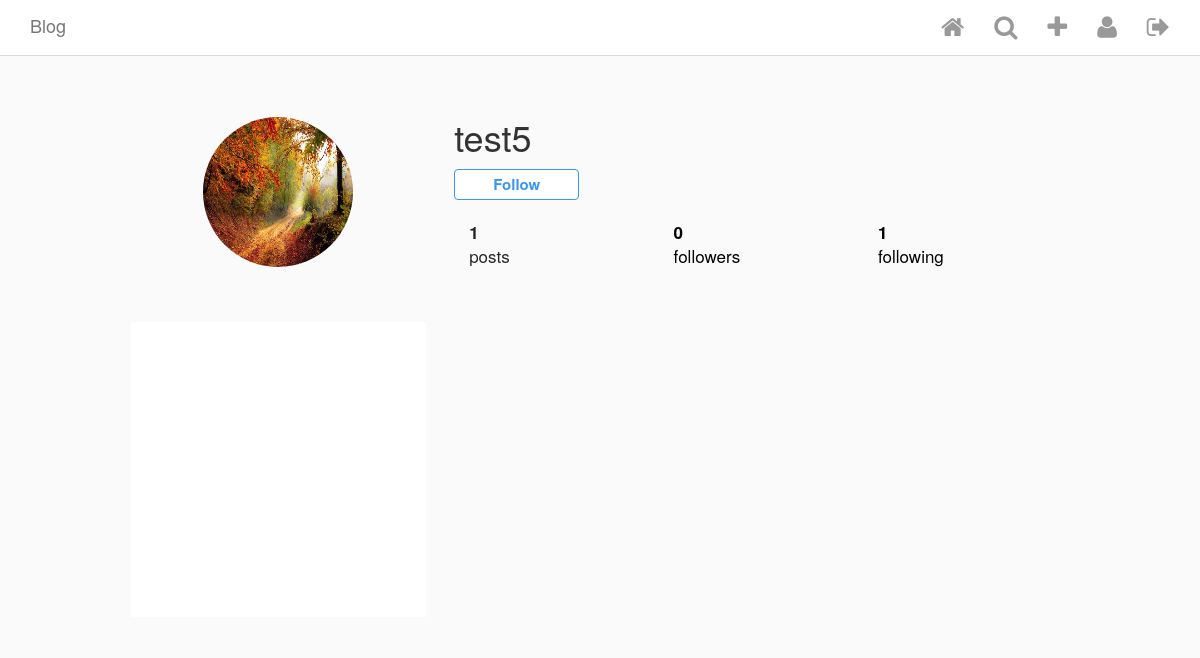
The page /user_profile/5/ (signed in) on the database its author committed.
### Insta/models.py (models this page shows, shortened)
class InstaUser(AbstractUser):
    profile_pic = ProcessedImageField(
        upload_to='static/images/profiles',
        format='JPEG',
        options={'quality':100},
        blank=True,
        null=True
        )
    def get_connections(self):
        connections = UserConnection.objects.filter(creator=self)
        return connections
    def get_followers(self):
        followers = UserConnection.objects.filter(following=self)
        return followers

class Post(models.Model):
    author = models.ForeignKey( # a foreign key indicate a Many-To-One relationship
        InstaUser, #foreign key is InstaUser
        blank=True,
        null=True,
        on_delete=models.CASCADE, # delete this author will delete all his posts
        related_name='posts', # we can use author.posts to get all posts belong to this user
        )
    title = models.TextField(blank=True, null=True)
    image = ProcessedImageField(
        upload_to='static/images/posts',
        format='JPEG',
        options={'quality': 100},
        blank=True,
        null=True,
        )
    posted_on = models.DateTimeField(
        auto_now_add=True,
        editable=False,
    )
    def get_comment_count(self):
        return self.comments.count()
    def get_like_count(self):
        return self.likes.count()

### Insta/views.py (the view)
# urls.py: path('user_profile/<int:pk>/', UserDetailView.as_view(), name='user_detail'),
class UserDetailView(LoginRequiredMixin, DetailView):
    model = InstaUser
    template_name = 'user_detail.html'
    login_url = 'login'

### Insta/templatetags/custom_tags.py (called while the page is built)
@register.simple_tag
def is_following(current_user, background_user):
    return background_user.get_followers().filter(creator=current_user).exists()

@register.simple_tag(takes_context=True)
def active(context, pattern_or_urlname):
    try:
        pattern = reverse(pattern_or_urlname)
    except NoReverseMatch:
        pattern = pattern_or_urlname
    path = context['request'].path
    if re.search(pattern, path):
        return 'active'
    return ''

### template/user_detail.html (shortened to what this page needs)
{% extends 'base.html' %}
{% load custom_tags %}
{% block content %}
<div class="profile">
    <div class="profile__head">
        <div class="row">
            <div class="col-xs-4 left">
                {% if object.profile_pic %}
                    <img class="picture-circle" src="/{{object.profile_pic}}">
                {% endif %}
            </div>
            <div class="col-xs-8 right">
                <div class="name-buttons">
                    <h1 class="username">{{ object.username }}</h1>
                    {% if user == object %}
                        <a class="edit-desktop" href="{% url 'edit_profile' object.pk %}">
                           <button class="edit-profile">Edit Profile</button>
                       </a>
                    {% else %}
                        {% is_following user object as following %}
                        <div class="follow-toggle__container">
                            <button class="btn btn-primary {% if not following %}follow-user{% else %}unfollow-user{% endif %}" id="{{ object.pk }}">
                                {% if following %}
                                    Unfollow
                                {% else %}
                                    Follow
                                {% endif %}
                            </button>
                        </div>
                    {% endif %}
                </div>
                <div>
                    <ul class="stats">
                        <div class="col-xs-4"><li class="stats__count"><span>{{ object.posts.count }}</span><br> posts</li></div>
                        <div class="col-xs-4"><a href="/" style="text-decoration: none; color: black;"><li class="stats__count"><span class="follower_count" id="follower_id">{{ object.get_followers.count }}</span><br> followers</li></a></div>
                        <div class="col-xs-4"><a href="/" style="text-decoration: none; color: black;"><li class="stats__count"><span>{{ object.get_connections.count }}</span><br> following</li></a></div>
                    </ul>
                </div>
            </div>
        </div>
    </div>
    <div class="profile__body">
        <div class="row">
        {% for post in object.posts.all %}
            <div class="col-xs-4">
                <div class="picture-square" style="background-image: url(http://{{ request.META.HTTP_HOST }}/{{ post.image.url }}); background-size: contain;">
                </div>
            </div>
        {% endfor %}
        </div>
    </div>
</div>
{% endblock content %}

### static/css/style.css (style rules this page uses)
.unfollow-user, .follow-user, .generic-button { font-weight: bold; font-size: 15px; outline: none; }
.follow-user, .generic-button { background-color: #fff; border-color: #3897f0; color: #3897f0; padding: 4px 38px; }
html { height: 100%; }
body { min-height: 100%; background-color: #fafafa; }
.picture-circle, .picture-circle--medium, .picture-circle--small { border-radius: 100%; width: 150px; height: 150px; }
.picture-square { position: relative; background-repeat: no-repeat; background-position: center center; background-color: #fff; cursor: pointer; }
.picture-square:after { content: ""; display: block; padding-bottom: 100%; }
.profile { max-width: 975px; padding: 60px 20px 0; margin: 0 auto; }
.profile__head { margin-bottom: 40px; }
.profile__head .left { text-align: center; }
.profile__head h1, .profile__head .edit-profile, .profile__head .options-bubble { vertical-align: middle; }
.profile__head h1 { display: inline-block; margin: 0; }
.profile__head .name-buttons { margin-bottom: 20px; }
.profile__body > .row > .col-xs-4 { padding: 13px; }
.profile .follow-toggle__container { margin-top: 12px; }
.stats { list-style: none; margin: 0; margin-bottom: 20px; padding: 0; }
.stats > * { font-size: 17px; color: #262626; }
.stats .stats__count { display: inline-block; margin-right: 40px; }
.stats .stats__count span { font-weight: bold; }

### rows shown on the page
InstaUser: profile_pic (picture), username "test5", posts.count "1", get_followers.count "0", get_connections.count "1"
